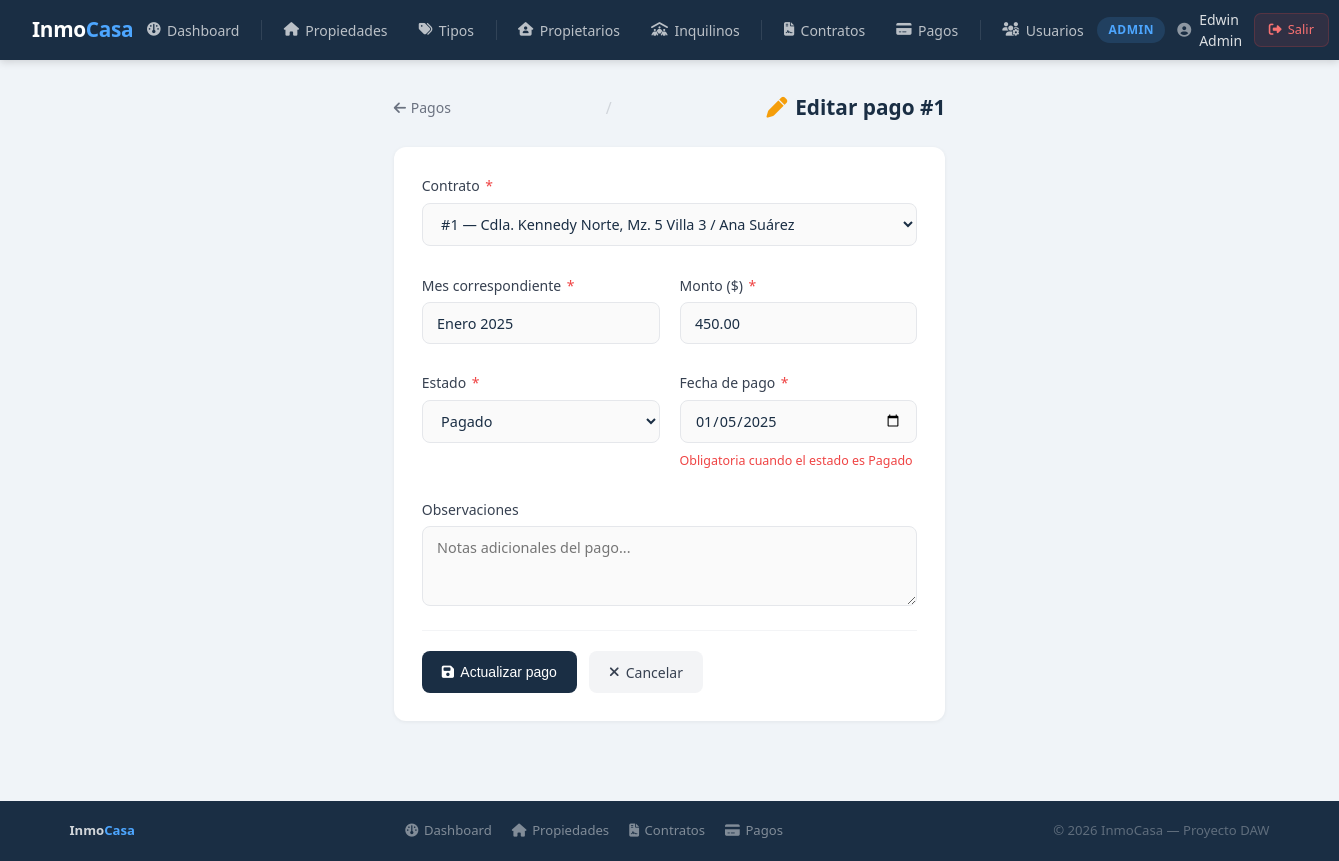
Page /index.php?action=pago_editar&id=1 (signed in) on the committed database.
### tables this page shows
CREATE TABLE IF NOT EXISTS pagos (
    id INT AUTO_INCREMENT PRIMARY KEY,
    contrato_id INT NOT NULL,
    fecha_pago DATE,
    monto DECIMAL(10,2) NOT NULL,
    mes_correspondiente VARCHAR(20) NOT NULL,
    estado ENUM('Pagado', 'Pendiente', 'Vencido') DEFAULT 'Pendiente',
    observaciones TEXT,
    created_at TIMESTAMP DEFAULT CURRENT_TIMESTAMP,
    FOREIGN KEY (contrato_id) REFERENCES contratos(id)
);

### app/controllers/PagoController.php (called while the page is built, shortened)
<?php
include_once __DIR__ . '/../models/Pago.php';
class PagoController {
    private $modelo;
    public function __construct() {
        $this->modelo = new Pago();
    }
    public function editar($id) {
        $pago = $this->modelo->obtenerPorId($id);
        include_once __DIR__ . '/../models/Contrato.php';
        $contratoModelo = new Contrato();
        $contratos = $contratoModelo->obtenerActivos();
        include_once __DIR__ . '/../views/pagos/editar.php';
    }
}
?>

### config/database.example.php (called while the page is built, shortened)
<?php
class Database{
    private static $conn = null;
    public static function getConexion(){
        if( self::$conn === null){
            try{
                $dsn = 'mysql:host='.DB_HOST .
                ';port='. DB_PORT .
                ';dbname='.DB_NAME .
                ';charset=utf8';
                self::$conn = new PDO($dsn , DB_USER,DB_PASS ,[
                    PDO::ATTR_ERRMODE => PDO::ERRMODE_EXCEPTION,
                    PDO::ATTR_DEFAULT_FETCH_MODE => PDO::FETCH_ASSOC,
                    PDO::ATTR_EMULATE_PREPARES => false,
                ]);
            }catch(PDOException $e){
                die("Error de conexion: ". $e->getMessage());
            }
        }
        return self::$conn;
    }
}
?>

### app/models/Pago.php (called while the page is built, shortened)
<?php
class Pago {
    private $conn;
    public function __construct() {
        $this->conn = Database::getConexion();
    }
    public function obtenerPorId($id) {
        try {
            $sql = "SELECT p.*,
                    c.monto_mensual AS contrato_monto,
                    i.nombre AS inquilino_nombre
                    FROM pagos p
                    INNER JOIN contratos c ON p.contrato_id = c.id
                    INNER JOIN inquilinos i ON c.inquilino_id = i.id
                    WHERE p.id = ?";
            $stmt = $this->conn->prepare($sql);
            $stmt->execute([$id]);
            return $stmt->fetch();
        } catch (PDOException $e) {
            return ["exito" => false, "mensaje" => "Error al obtener pago: " . $e->getMessage()];
        }
    }
}
?>

### app/models/Contrato.php (called while the page is built, shortened)
<?php
class Contrato
{
    private $conn;
    public function __construct()
    {
        $this->conn = Database::getConexion();
    }
    public function obtenerActivos()
    {
        try {
            $sql = "SELECT c.*,
                p.direccion AS propiedad_direccion,
                i.nombre AS inquilino_nombre
                FROM contratos c
                INNER JOIN propiedades p ON c.propiedad_id = p.id
                INNER JOIN inquilinos i ON c.inquilino_id = i.id
                WHERE c.estado = 'Activo'
                ORDER BY c.fecha_fin ASC";
            $stmt = $this->conn->prepare($sql);
            $stmt->execute();
            return $stmt->fetchAll();
        } catch (PDOException $e) {
            return ["Exito" => false, "mensaje" => "Error de activos" . $e->getMessage()];
        }
    }
}

### app/views/pagos/editar.php (the view, shortened to what this page needs)
<?php include_once __DIR__ . '/../layouts/header.php'; ?>
<?php
$pago      = $pago      ?? [];
$contratos = $contratos ?? [];
?>
<div class="page-header">
    <a href="<?= BASE_URL ?>?action=pagos">
        <i class="fa-solid fa-arrow-left"></i> Pagos
    </a>
    <span class="separator">/</span>
    <div class="page-title">
        <i class="fa-solid fa-pen"></i>
        Editar pago #<?= $pago['id'] ?? '' ?>
    </div>
</div>
<div class="form-card">
    <form id="formPago" method="POST"
          action="<?= BASE_URL ?>?action=pago_actualizar&id=<?= $pago['id'] ?? '' ?>"
          novalidate>
        <div class="form-grid">
            <div class="form-group full">
                <label for="contrato_id">
                    Contrato <span class="required">*</span>
                </label>
                <select name="contrato_id" id="contrato_id">
                    <?php foreach ($contratos as $c): ?>
                        <option value="<?= $c['id'] ?>"
                            <?= $c['id'] == ($pago['contrato_id'] ?? '') ? 'selected' : '' ?>>
                            #<?= $c['id'] ?> —
                        </option>
                    <?php endforeach; ?>
                </select>
            </div>
            <div class="form-group">
                <label for="mes_correspondiente">
                    Mes correspondiente <span class="required">*</span>
                </label>
                <input type="text" name="mes_correspondiente" id="mes_correspondiente"
                       placeholder="Ej: Enero 2025"
                       value="<?= htmlspecialchars($pago['mes_correspondiente'] ?? '') ?>">
            </div>
            <div class="form-group">
                <label for="monto">
                    Monto ($) <span class="required">*</span>
                </label>
                <input type="number" name="monto" id="monto"
                       step="0.01" min="0.01" placeholder="0.00"
                       value="<?= htmlspecialchars($pago['monto'] ?? '') ?>">
            </div>
            <div class="form-group">
                <label for="estado">
                    Estado <span class="required">*</span>
                </label>
                <select name="estado" id="estado" onchange="toggleFechaPago()">
                    <?php foreach (['Pendiente', 'Pagado', 'Vencido'] as $est): ?>
                        <option value="<?= $est ?>"
                            <?= $est === ($pago['estado'] ?? '') ? 'selected' : '' ?>>
                            <?= $est ?>
                        </option>
                    <?php endforeach; ?>
                </select>
            </div>
            <div class="form-group">
                <label for="fecha_pago">
                    Fecha de pago
                    <span class="required" id="fecha_requerida">*</span>
                </label>
                <input type="date" name="fecha_pago" id="fecha_pago"
                       value="<?= htmlspecialchars($pago['fecha_pago'] ?? '') ?>">
                <span class="fecha-hint" id="fecha_hint">Obligatoria cuando el estado es Pagado</span>
            </div>
            <div class="form-group full">
                <label for="observaciones">Observaciones</label>
                <textarea name="observaciones" id="observaciones"
                          placeholder="Notas adicionales del pago..."><?= htmlspecialchars($pago['observaciones'] ?? '') ?></textarea>
            </div>
        </div>
        <div class="form-actions">
            <button type="submit" class="btn btn-primary">
                <i class="fa-solid fa-floppy-disk"></i>
                Actualizar pago
            </button>
            <a href="<?= BASE_URL ?>?action=pagos" class="btn btn-secondary">
                <i class="fa-solid fa-xmark"></i>
                Cancelar
            </a>
        </div>
    </form>
</div>
<?php include_once __DIR__ . '/../layouts/footer.php'; ?>

### public/css/style.css (style rules this page uses)
*, *::before, *::after { margin: 0; padding: 0; box-sizing: border-box; }
html { font-size: 16px; }
body { font-family: 'Segoe UI', system-ui, -apple-system, sans-serif; background: #f0f4f8; color: #1a2e44; min-height: 100vh; line-height: 1.5; display: flex; flex-direction: column; }
a { color: #4da6ff; text-decoration: none; transition: color 0.2s; }
.btn { display: inline-flex; align-items: center; gap: 0.4rem; padding: 0.55rem 1.1rem; border-radius: 8px; font-size: 0.875rem; font-weight: 500; text-decoration: none; cursor: pointer; border: none; transition: all 0.2s; white-space: nowrap; }
.btn-primary { background: #1a2e44; color: #fff; }
.btn-secondary { background: #f3f4f6; color: #374151; }
.form-card { background: #fff; border-radius: 12px; box-shadow: 0 1px 4px rgba(0,0,0,0.06); padding: 1.75rem; max-width: 750px; }
.form-grid { display: grid; grid-template-columns: 1fr 1fr; gap: 1.25rem; }
.form-group { display: flex; flex-direction: column; gap: 0.4rem; }
.form-group.full { grid-column: 1 / -1; }
label { font-size: 0.875rem; font-weight: 500; color: #374151; }
.required { color: #ef4444; margin-left: 2px; }
input[type="text"], input[type="email"], input[type="password"], input[type="number"], input[type="date"], select, textarea { width: 100%; padding: 0.65rem 0.9rem; border: 1.5px solid #e5e7eb; border-radius: 8px; font-size: 0.9rem; color: #1a2e44; background: #fafafa; outline: none; transition: border-color 0.2s, background 0.2s; font-family: inherit; }
textarea { resize: vertical; min-height: 80px; }
.form-actions { display: flex; gap: 0.75rem; margin-top: 1.5rem; padding-top: 1.25rem; border-top: 1px solid #f3f4f6; }
.page-header { display: flex; align-items: center; justify-content: space-between; margin-bottom: 1.5rem; flex-wrap: wrap; gap: 1rem; }
.page-title { font-size: 1.3rem; font-weight: 600; color: #1a2e44; display: flex; align-items: center; gap: 0.5rem; }
.page-title i { color: #4da6ff; }

### app/views/layouts/header.php (style rules this page uses)
* { margin: 0; padding: 0; box-sizing: border-box; }
body { font-family: 'Segoe UI', sans-serif; background: #f0f4f8; min-height: 100vh; display: flex; flex-direction: column; }

### app/views/pagos/editar.php (style rules this page uses)
.page-header { display: flex; align-items: center; gap: 0.75rem; margin-bottom: 1.5rem; }
.page-header a { color: #6b7280; text-decoration: none; font-size: 0.875rem; display: flex; align-items: center; gap: 0.3rem; transition: color 0.2s; }
.page-header .separator { color: #d1d5db; }
.page-title { font-size: 1.3rem; font-weight: 600; color: #1a2e44; display: flex; align-items: center; gap: 0.5rem; }
.page-title i { color: #f59e0b; }
.form-card { background: #fff; border-radius: 12px; box-shadow: 0 1px 4px rgba(0,0,0,0.06); padding: 1.75rem; max-width: 750px; }
.form-grid { display: grid; grid-template-columns: 1fr 1fr; gap: 1.25rem; }
.form-group { display: flex; flex-direction: column; gap: 0.4rem; }
.form-group.full { grid-column: 1 / -1; }
label { font-size: 0.875rem; font-weight: 500; color: #374151; }
.required { color: #ef4444; margin-left: 2px; }
input, select, textarea { padding: 0.65rem 0.9rem; border: 1.5px solid #e5e7eb; border-radius: 8px; font-size: 0.9rem; color: #1a2e44; background: #fafafa; outline: none; transition: border-color 0.2s; font-family: inherit; }
textarea { resize: vertical; min-height: 80px; }
.fecha-hint { font-size: 0.78rem; color: #6b7280; margin-top: 2px; }
.form-actions { display: flex; gap: 0.75rem; margin-top: 1.5rem; padding-top: 1.25rem; border-top: 1px solid #f3f4f6; }
.btn { display: inline-flex; align-items: center; gap: 0.4rem; padding: 0.65rem 1.25rem; border-radius: 8px; font-size: 0.875rem; font-weight: 500; text-decoration: none; cursor: pointer; border: none; transition: all 0.2s; }
.btn-primary { background: #1a2e44; color: #fff; }
.btn-secondary { background: #f3f4f6; color: #374151; }

### rows in the picture
pagos: id "1", contrato_id "#1 — Cdla. Kennedy Norte, Mz. 5 Villa 3 / Ana Suárez", mes_correspondiente "Enero 2025", monto "450.00", estado "Pagado", fecha_pago "01/05/2025"

### other values in the picture
$rol "ADMIN"
$nombre "Edwin Admin"
